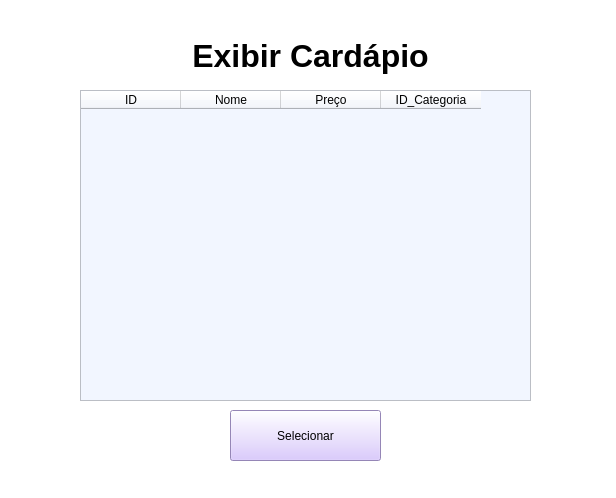
<?xml version="1.0" encoding="UTF-8"?>
<ui version="4.0">
 <class>MainWindow</class>
 <widget class="QMainWindow" name="MainWindow">
  <property name="geometry">
   <rect>
    <x>0</x>
    <y>0</y>
    <width>616</width>
    <height>498</height>
   </rect>
  </property>
  <property name="windowTitle">
   <string>MainWindow</string>
  </property>
  <property name="styleSheet">
   <string notr="true">background-color: rgb(255, 255, 255);</string>
  </property>
  <widget class="QWidget" name="centralwidget">
   <widget class="QLabel" name="label">
    <property name="geometry">
     <rect>
      <x>0</x>
      <y>30</y>
      <width>621</width>
      <height>51</height>
     </rect>
    </property>
    <property name="font">
     <font>
      <family>Microsoft JhengHei UI</family>
      <pointsize>24</pointsize>
      <bold>true</bold>
     </font>
    </property>
    <property name="text">
     <string>Exibir Cardápio</string>
    </property>
    <property name="alignment">
     <set>AlignCenter</set>
    </property>
   </widget>
   <widget class="QPushButton" name="bt_exibirCardapio">
    <property name="geometry">
     <rect>
      <x>230</x>
      <y>410</y>
      <width>151</width>
      <height>51</height>
     </rect>
    </property>
    <property name="styleSheet">
     <string notr="true">background-color: rgb(209, 187, 255);</string>
    </property>
    <property name="text">
     <string>Selecionar</string>
    </property>
   </widget>
   <widget class="QTableWidget" name="tabela_cardapio">
    <property name="geometry">
     <rect>
      <x>80</x>
      <y>90</y>
      <width>451</width>
      <height>311</height>
     </rect>
    </property>
    <property name="styleSheet">
     <string notr="true">background-color: rgb(242, 246, 255);</string>
    </property>
    <column>
     <property name="text">
      <string>ID</string>
     </property>
    </column>
    <column>
     <property name="text">
      <string>Nome</string>
     </property>
    </column>
    <column>
     <property name="text">
      <string>Preço</string>
     </property>
    </column>
    <column>
     <property name="text">
      <string>ID_Categoria</string>
     </property>
    </column>
   </widget>
  </widget>
  <widget class="QStatusBar" name="statusbar"/>
 </widget>
 <resources/>
 <connections/>
</ui>
